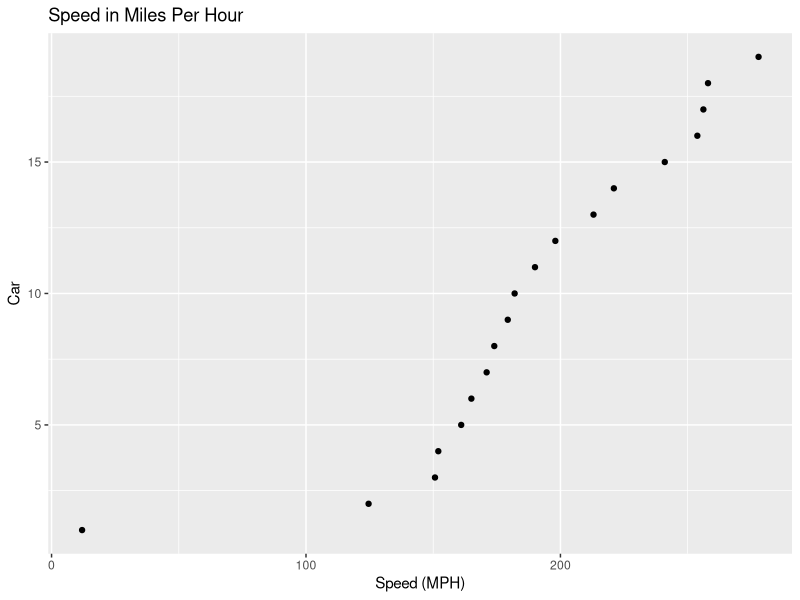
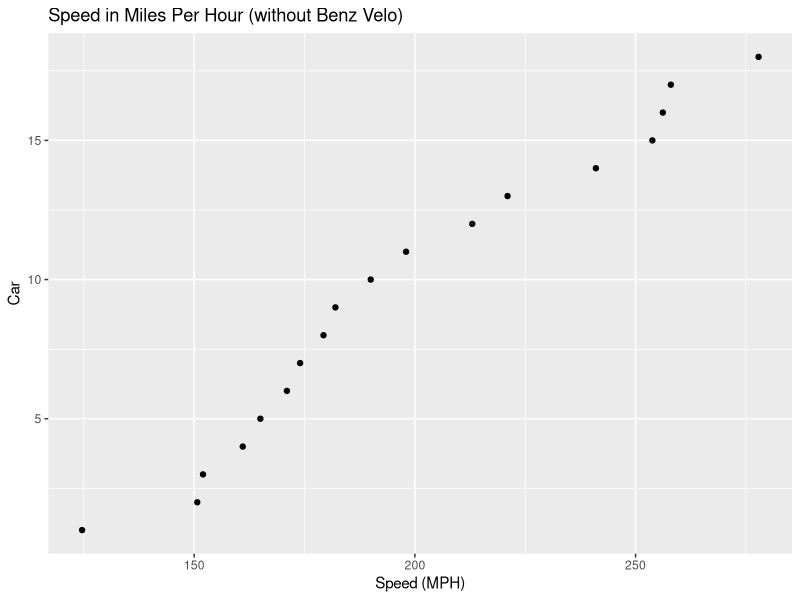
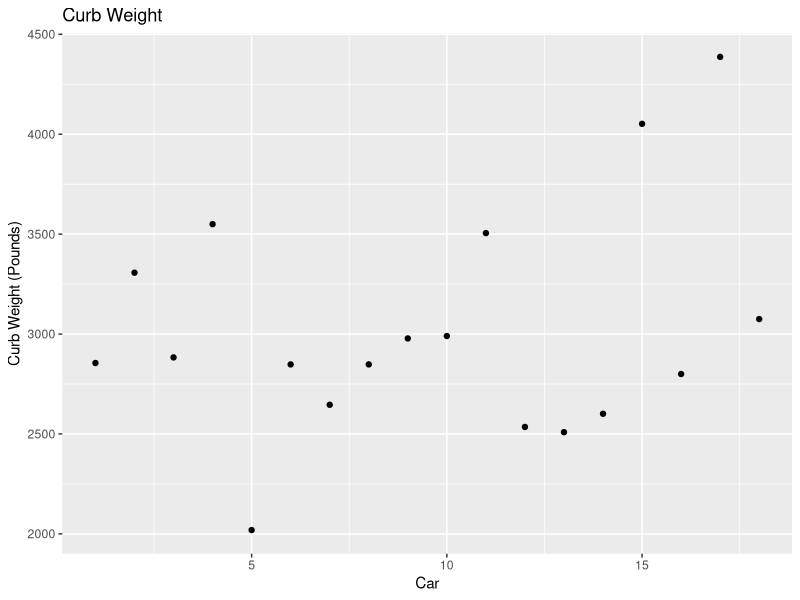
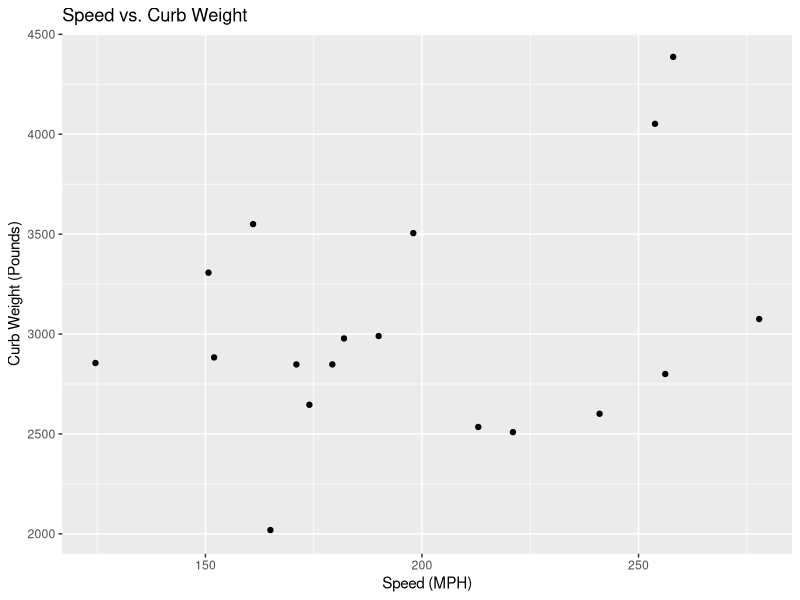
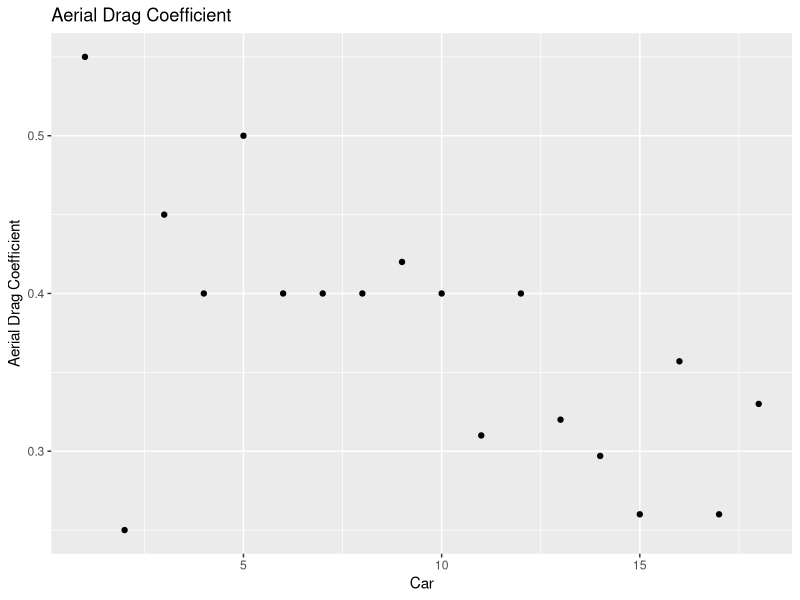
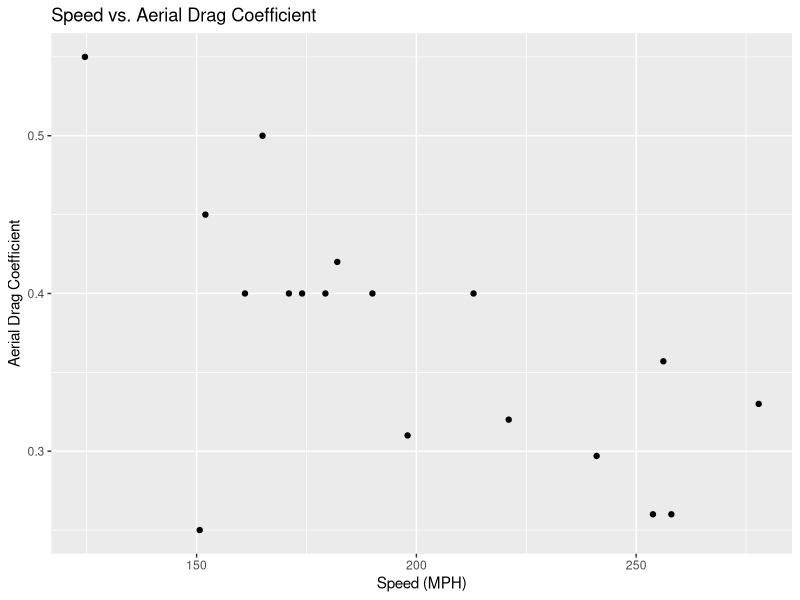
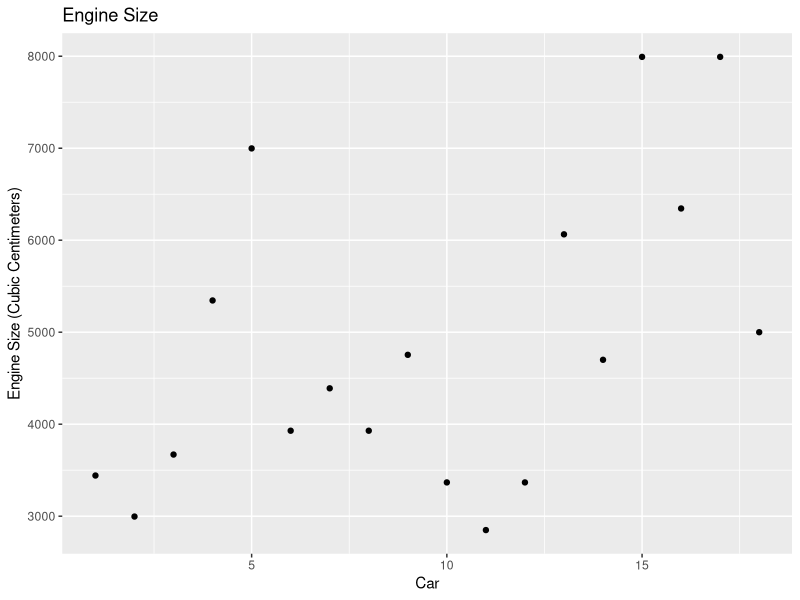
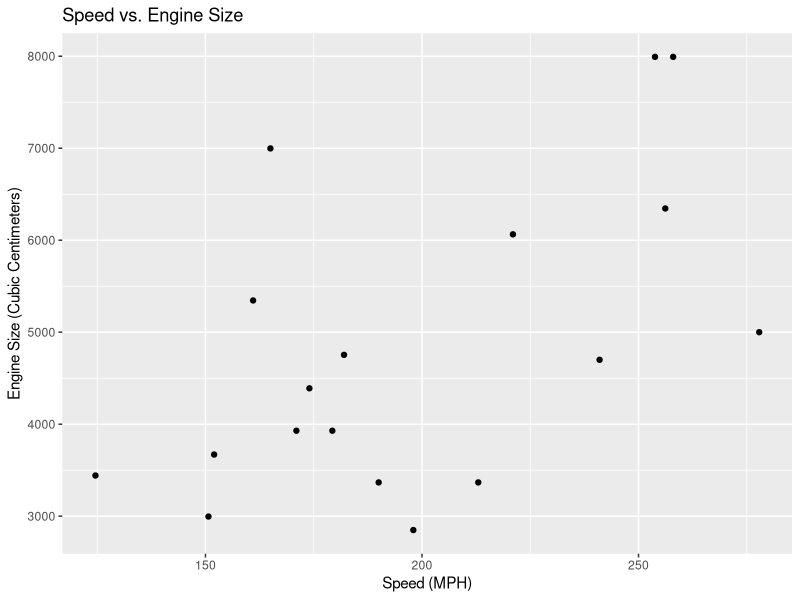

The R source for these figures, in order:
## ---- chunk 1
library(ggplot2)
library(knitr)
library(kableExtra)
options(knitr.table.format = "html") 

years <- c(1894, 1949, 1955, 1959, 1963, 1965, 1967, 1968, 1969, 1982, 1983, 1986, 1987, 1993, 2004, 2005, 2007, 2010, 2017)


makeModel <- c("Benz Velo", "Jaguar XK120", "Mercedes-Benz 300SL", "Aston Martin DB4 GT", "Iso Grifo GL 365", "AC Cobra Mk III 427", "Lamborghini Miura P400", "Ferrari 365 GTB/4 Daytona", "Lamborghini Miura P400S", "Lamborghini Countach LP500 S", "Ruf BTR", "Porsche 959", "Ruf CTR", "McLaren F1", "Koenigsegg CCR", "Bugatti Veyron EB 16.4", "SSC Ultimate Aero TT", "Bugatti Veyron 16.4 Super Sport", "Koenigsegg Agera RS")

data.frame(years, makeModel) %>%
  kable() %>%
  kable_styling()

## ---- chunk 2
speed <- c(12, 124.6, 150.7, 152, 161, 165, 171, 174, 179.3, 182, 190, 198, 213, 221, 241.009, 253.81, 256.18, 258, 277.87)


ggplot(data.frame(speed), aes(x = speed, y = c(1, 2, 3, 4, 5, 6, 7, 8, 9, 10, 11, 12, 13, 14, 15, 16, 17, 18, 19))) +
    geom_point() + 
    labs(title = "Speed in Miles Per Hour", x = "Speed (MPH)", y = "Car")

## ---- chunk 3

ggplot(data.frame(speed[-1]), aes(x = speed[-1], y = c(1, 2, 3, 4, 5, 6, 7, 8, 9, 10, 11, 12, 13, 14, 15, 16, 17, 18))) +
    geom_point() + 
    labs(title = "Speed in Miles Per Hour (without Benz Velo)", x = "Speed (MPH)", y = "Car")

## ---- chunk 4
transmission <- c("auto", "auto", "auto", "auto", "manual", "manual", "manual", "manual", "manual", "manual", "manual", "manual", "manual", "manual", "manual", "dct", "auto", "dct", "dct")

data.frame(makeModel, transmission) %>%
  kable() %>%
  kable_styling()
## ---- chunk 5
curbWeight <- c(0, 2855, 3307, 2883, 3550, 2019, 2848, 2646, 2848, 2978, 2990, 3505, 2535, 2509, 2601, 4052, 2800, 4387, 3075)

data.frame(makeModel[-1], curbWeight[-1]) %>%
  kable() %>%
  kable_styling()

sd(curbWeight[-1])
range(curbWeight[-1])

ggplot(data.frame(curbWeight[-1]), aes(y = curbWeight[-1], x = c(1, 2, 3, 4, 5, 6, 7, 8, 9, 10, 11, 12, 13, 14, 15, 16, 17, 18))) +
    geom_point() + 
    labs(title = "Curb Weight", x = "Car", y = "Curb Weight (Pounds)")

ggplot(data.frame(speed[-1], curbWeight[-1]), aes(y = curbWeight[-1], x = speed[-1])) +
    geom_point() + 
    labs(title = "Speed vs. Curb Weight", x = "Speed (MPH)", y = "Curb Weight (Pounds)")
## ---- chunk 6
speedCurbWeightCorrelation <- cor(speed[-1], curbWeight[-1])
speedCurbWeightCorrelation
## ---- chunk 7
aerialDragCoefficient <- c(NA, 0.55, 0.25, 0.45, 0.40, 0.5, 0.4, 0.4, 0.4, 0.42, 0.4, 0.31, 0.4, 0.32, 0.297, 0.26, 0.357, 0.26, 0.33)

data.frame(makeModel[-1], aerialDragCoefficient[-1]) %>%
  kable() %>%
  kable_styling()

ggplot(data.frame(aerialDragCoefficient[-1]), aes(y = aerialDragCoefficient[-1], x = c(1, 2, 3, 4, 5, 6, 7, 8, 9, 10, 11, 12, 13, 14, 15, 16, 17, 18))) +
    geom_point() + 
    labs(title = "Aerial Drag Coefficient", x = "Car", y = "Aerial Drag Coefficient")

ggplot(data.frame(speed[-1], aerialDragCoefficient[-1]), aes(y = aerialDragCoefficient[-1], x = speed[-1])) +
    geom_point() + 
    labs(title = "Speed vs. Aerial Drag Coefficient", x = "Speed (MPH)", y = "Aerial Drag Coefficient")
## ---- chunk 8
speedAerialDragCoefficient <- cor(speed[-1], aerialDragCoefficient[-1])
speedAerialDragCoefficient
## ---- chunk 9
engineSize <- c(1045, 3442, 2996, 3670, 5345, 6998, 3929, 4390, 3929, 4754, 3367, 2849, 3367, 6064, 4700, 7993, 6345, 7993, 5000)

data.frame(makeModel[-1], engineSize[-1]) %>%
  kable() %>%
  kable_styling()

ggplot(data.frame(engineSize[-1]), aes(y = engineSize[-1], x = c(1, 2, 3, 4, 5, 6, 7, 8, 9, 10, 11, 12, 13, 14, 15, 16, 17, 18))) +
    geom_point() + 
    labs(title = "Engine Size", x = "Car", y = "Engine Size (Cubic Centimeters)")

ggplot(data.frame(speed[-1], engineSize[-1]), aes(y = engineSize[-1], x = speed[-1])) +
    geom_point() + 
    labs(title = "Speed vs. Engine Size", x = "Speed (MPH)", y = "Engine Size (Cubic Centimeters)")
## ---- chunk 10
speedEngineSizeCorrelation <- cor(speed[-1], engineSize[-1])
speedEngineSizeCorrelation
## ---- chunk 11
numberOfCylinders <- c(1, 6, 6, 6, 8, 8, 12, 12, 12, 12, 6, 6, 6, 12, 8, 16, 8, 16, 8)

data.frame(makeModel[-1], numberOfCylinders[-1]) %>%
  kable() %>%
  kable_styling()

ggplot(data.frame(numberOfCylinders[-1]), aes(y = numberOfCylinders[-1], x = c(1, 2, 3, 4, 5, 6, 7, 8, 9, 10, 11, 12, 13, 14, 15, 16, 17, 18))) +
    geom_point() + 
    labs(title = "Number of Cylinders", x = "Car", y = "Number of Cylinders")

ggplot(data.frame(speed[-1], numberOfCylinders[-1]), aes(y = numberOfCylinders[-1], x = speed[-1])) +
    geom_point() + 
    labs(title = "Speed vs. Number of Cylinders", x = "Speed (MPH)", y = "Number of Cylinders")
## ---- chunk 12
speedNumberOfCylindersCorrelation <- cor(speed[-1], numberOfCylinders[-1])
speedNumberOfCylindersCorrelation
## ---- chunk 13
turboChargers <- c(0, 0, 0, 0, 0, 0, 0, 0, 0, 0, 1, 2, 2, 0, 2, 4, 0, 4, 2)

data.frame(makeModel[-1], turboChargers[-1]) %>%
  kable() %>%
  kable_styling()

ggplot(data.frame(turboChargers[-1]), aes(y = turboChargers[-1], x = c(1, 2, 3, 4, 5, 6, 7, 8, 9, 10, 11, 12, 13, 14, 15, 16, 17, 18))) +
    geom_point() + 
    labs(title = "Number of Turbochargers", x = "Car", y = "Number of Turbochargers")

ggplot(data.frame(speed[-1], turboChargers[-1]), aes(y = turboChargers[-1], x = speed[-1])) +
    geom_point() + 
    labs(title = "Speed vs. Number of Turbochargers", x = "Speed (MPH)", y = "Number of Turbochargers")
## ---- chunk 14
speedTurboChargersCorrelation <- cor(speed[-1], turboChargers[-1])
speedTurboChargersCorrelation
## ---- chunk 15
brakeHorsepower <- c(1.5, 160, 212, 302, 360, 485, 350, 352, 370, 375, 369, 444, 463, 618, 806, 987, 1183, 1183, 1341)

data.frame(makeModel[-1], brakeHorsepower[-1]) %>%
  kable() %>%
  kable_styling()

ggplot(data.frame(brakeHorsepower[-1]), aes(y = brakeHorsepower[-1], x = c(1, 2, 3, 4, 5, 6, 7, 8, 9, 10, 11, 12, 13, 14, 15, 16, 17, 18))) +
    geom_point() + 
    labs(title = "Brake Horsepower", x = "Car", y = "Brake Horsepower")

ggplot(data.frame(speed[-1], brakeHorsepower[-1]), aes(y = brakeHorsepower[-1], x = speed[-1])) +
    geom_point() + 
    labs(title = "Speed vs. Brake Horsepower", x = "Speed (MPH)", y = "Brake Horsepower")


speedBrakeHorsepowerCorrelation <- cor(speed[-1], brakeHorsepower[-1])
speedBrakeHorsepowerCorrelation
## ---- chunk 16
torque <- c(NA, 193, 217, 240, 360, 480, 295, 318, 295, 308, 350, 369, 408, 479, 679, 922, 634, 1106, 944)

data.frame(makeModel[-1], torque[-1]) %>%
  kable() %>%
  kable_styling()

ggplot(data.frame(torque[-1]), aes(y = torque[-1], x = c(1, 2, 3, 4, 5, 6, 7, 8, 9, 10, 11, 12, 13, 14, 15, 16, 17, 18))) +
    geom_point() + 
    labs(title = "Torque", x = "Car", y = "Torque (Pound-Feet)")

ggplot(data.frame(speed[-1], torque[-1]), aes(y = torque[-1], x = speed[-1])) +
    geom_point() + 
    labs(title = "Speed vs. Torque", x = "Speed (MPH)", y = "Torque (Pound-Feet)")


speedTorqueCorrelation <- cor(speed[-1], torque[-1])
speedTorqueCorrelation
## ---- chunk 17

ggplot(data.frame(speed[-1], years[-1]), aes(y = years[-1], x = speed[-1])) +
    geom_point() + 
    labs(title = "Speed vs. Year", x = "Speed (MPH)", y = "Year")

ggplot(data.frame(speed, years), aes(y = years, x = speed)) +
    geom_point() + 
    labs(title = "Speed vs. Year", x = "Speed (MPH)", y = "Year")

speedYearCorrelation <- cor(speed, years)
speedYearCorrelation
